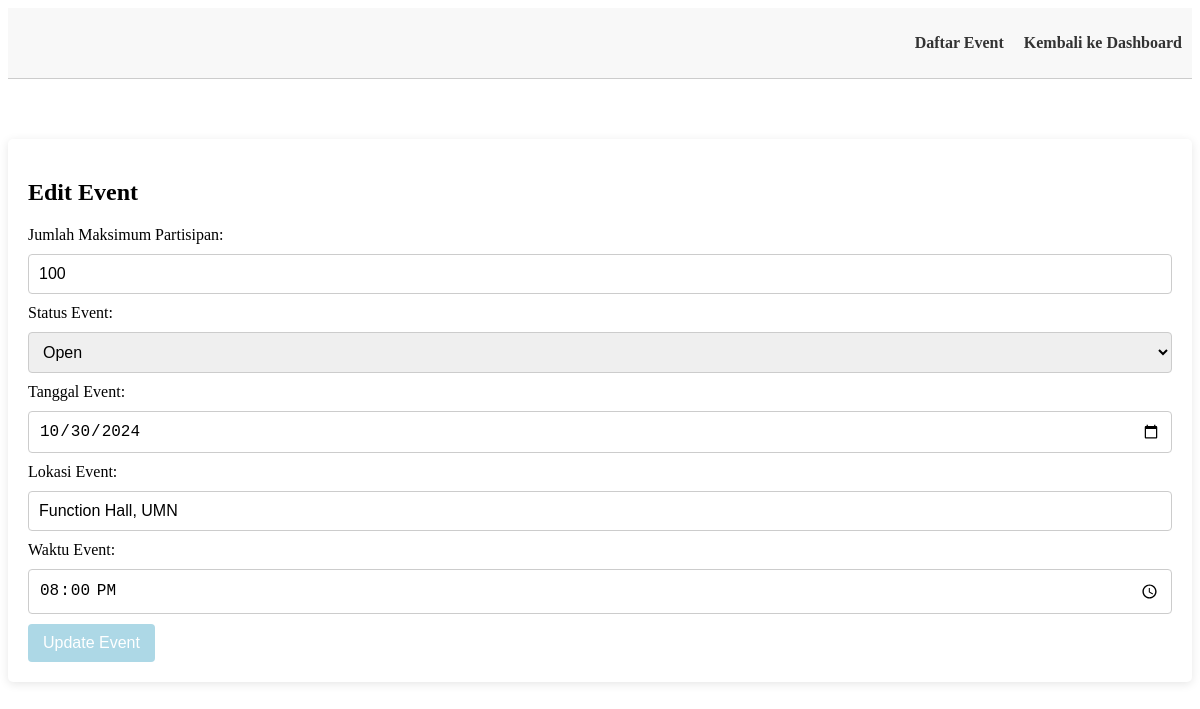
Page /admin/edit_event.php?id=30 on the committed database.
### tables this page shows
CREATE TABLE `events` (
  `id` int(11) NOT NULL,
  `event_name` varchar(255) NOT NULL,
  `description` text NOT NULL,
  `event_date` date NOT NULL,
  `location` varchar(255) NOT NULL,
  `category` varchar(100) DEFAULT NULL,
  `event_status` enum('open','closed','canceled') DEFAULT 'open',
  `created_at` timestamp NOT NULL DEFAULT current_timestamp(),
  `max_participants` int(11) NOT NULL,
  `event_time` time NOT NULL,
  `image` varchar(255) NOT NULL,
  `banner` varchar(255) NOT NULL,
  `status` enum('open','closed','canceled') DEFAULT 'open',
  `image_url` varchar(255) DEFAULT NULL,
  `user_id` int(11) NOT NULL,
  `event_image` varchar(255) DEFAULT NULL,
  `event_banner` varchar(255) DEFAULT NULL,
  `capacity` int(11) NOT NULL DEFAULT 0,
  `current_registrants` int(11) NOT NULL DEFAULT 0
);

### admin/edit_event.php (the view, shortened to what this page needs)
<?php
include __DIR__ . '/../includes/db.php';
if (isset($_GET['id'])) {
    $event_id = intval($_GET['id']);
    $query = "SELECT * FROM events WHERE id = ?";
    $stmt = mysqli_prepare($conn, $query);
    mysqli_stmt_bind_param($stmt, 'i', $event_id);
    mysqli_stmt_execute($stmt);
    $result = mysqli_stmt_get_result($stmt);
    $event = mysqli_fetch_assoc($result);
} else {
    echo "<p class='error-message'>Event ID tidak diberikan!</p>";
    exit;
}
?>
<!DOCTYPE html>
<html lang="en">
<head>
    <link rel="stylesheet" href="../assets/css/edit-style.css">
</head>
<body>
<nav class="navbar">
    <ul class="nav-list">
        <li><a class="nav-link" href="manage_events.php">Daftar Event</a></li>
        <li><a class="nav-link" href="dashboard.php">Kembali ke Dashboard</a></li>
    </ul>
</nav>
<div class="form-container">
    <h2>Edit Event</h2>
    <form class="form" method="POST" action="edit_event.php?id=<?php echo $event_id; ?>">
        <label for="max_participants">Jumlah Maksimum Partisipan:</label>
        <input type="number" id="max_participants" name="max_participants" value="<?php echo htmlspecialchars($event['max_participants']); ?>" required min="1"><br>
        <label for="status">Status Event:</label>
        <select id="status" name="status" required>
            <option value="open" <?php if($event['status'] == 'open') echo 'selected'; ?>>Open</option>
        </select><br>
        <label for="event_date">Tanggal Event:</label>
        <input type="date" id="event_date" name="event_date" value="<?php echo htmlspecialchars($event['event_date']); ?>" required><br>
        <label for="location">Lokasi Event:</label>
        <input type="text" id="location" name="location" value="<?php echo htmlspecialchars($event['location']); ?>" required><br>
        <label for="event_time">Waktu Event:</label>
        <input type="time" id="event_time" name="event_time" value="<?php echo htmlspecialchars($event['event_time']); ?>" required><br>
        <button type="submit" class="button">Update Event</button>
    </form>
</div>
</body>
</html>

### assets/css/edit-style.css (style rules this page uses)
.navbar { display: flex; justify-content: flex-end; padding: 10px; background-color: #f8f8f8; border-bottom: 1px solid #ccc; }
.nav-list { list-style: none; padding: 0; display: flex; }
.nav-list li { margin-left: 20px; }
.nav-link { text-decoration: none; color: #333; font-weight: bold; }
.form-container { margin-top: 60px; padding: 20px; background-color: #fff; border-radius: 5px; box-shadow: 0 2px 10px rgba(0, 0, 0, 0.1); }
.form label { display: block; margin-top: 10px; }
.form input, .form select { width: 100%; padding: 10px; margin-top: 5px; border: 1px solid #ccc; border-radius: 4px; }
.button { background-color: #00bfff; color: #fff; border: none; padding: 10px 15px; margin-top: 10px; cursor: pointer; border-radius: 4px; }
input[type="number"], input[type="text"], input[type="date"], input[type="time"], select { width: 100%; padding: 10px; font-size: 16px; border: 1px solid #ccc; border-radius: 4px; box-sizing: border-box; }
label { display: block; margin-bottom: 5px; }
.button { background-color: #add8e6; color: #fff; border: none; padding: 10px 15px; font-size: 16px; border-radius: 4px; cursor: pointer; }

### rows in the picture
events: max_participants "100", status "Open", event_date "10/30/2024", location "Function Hall, UMN", event_time "20:00:00"
